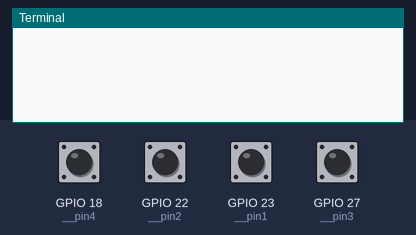
Bench run of a program on a simulated Raspberry Pi (BCM pin numbers). Shown: the last lines printed to the terminal. The test bench sets the inputs (shaded band); at power-on: GPIO 18 (__pin4), GPIO 22 (__pin2), GPIO 23 (__pin1), GPIO 27 (__pin3) HIGH.

Above: at 1.2 s.
1.3 s: GPIO 18 (__pin4) pulled LOW for 0.15 s
At 1.6 s:
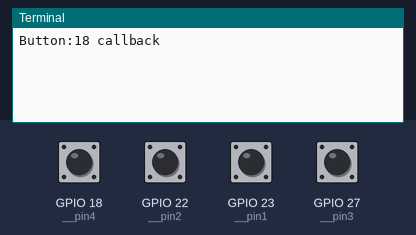
2.9 s: GPIO 22 (__pin2) pulled LOW for 0.15 s
At 3.4 s:
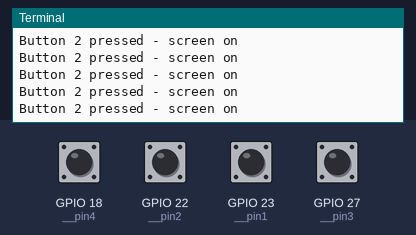
4.5 s: GPIO 23 (__pin1) pulled LOW for 0.15 s
At 5.8 s:
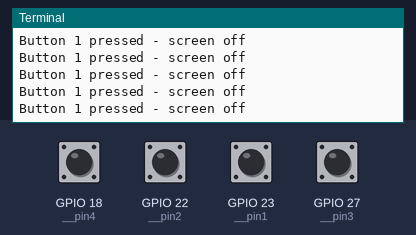
6.1 s: GPIO 27 (__pin3) pulled LOW for 0.15 s
At 7.1 s:
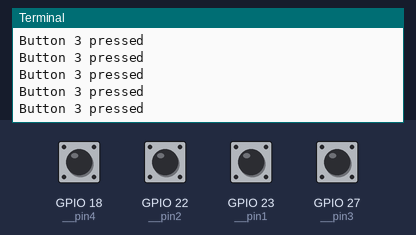

The program:

pitft_button_test.py
```python
from pitftgpio import PiTFT_GPIO

pitft = PiTFT_GPIO()


def my_callback(pin):
    print "Button:"+str(pin)+" callback"

pitft.Button4Interrupt(callback=my_callback)
while True:
    if pitft.Button1:
        print "Button 1 pressed - screen off"
        pitft.Backlight(False)
    if pitft.Button2:
        print "Button 2 pressed - screen on"
        pitft.Backlight(True)
    if pitft.Button3:
        print "Button 3 pressed"
    #if pitft.Button4:
     #   print "Button 4 pressed"
```

pitftgpio.py
```python
'''
    This program is free software: you can redistribute it and/or modify
    it under the terms of the GNU General Public License as published by
    the Free Software Foundation, either version 3 of the License, or
    (at your option) any later version.

    This program is distributed in the hope that it will be useful,
    but WITHOUT ANY WARRANTY; without even the implied warranty of
    MERCHANTABILITY or FITNESS FOR A PARTICULAR PURPOSE.  See the
    GNU General Public License for more details.

    You should have received a copy of the GNU General Public License
    along with this program. If not, see <http://www.gnu.org/licenses/>.
'''

'''
Python module for Adafruit PiTFT by elParaguayo.

Initialises GPIO for all 4 tactile buttons.
Can also be used to turn backlight on or off.
'''

import RPi.GPIO as GPIO
from os.path import exists

class PiTFT_GPIO(object):

    def __init__(self, v2 = True, buttons = [True, True, True, True]):
        '''Initialise class.

        v2 = True - if using older (v1) revision of board this should be
        set to False to ensure button 3 works correctly.

        buttons = [button1, button2, button3, button4] if you don't want to initialise
        any of the buttons then set the appropriate flag to False. Defaults to all
        buttons being initialised.

        NB. this class does not handle debouncing of buttons.
        '''

        # Set up some useful properties
        self.backlightpath = "/sys/class/gpio/gpio252"
        self.__b1 = False
        self.__b2 = False
        self.__b3 = False
        self.__b4 = False
        self.__pin1 = 23
        self.__pin2 = 22
        self.__pin3 = 27
        self.__pin4 = 18

        # set GPIO mode
        GPIO.setmode(GPIO.BCM)


        # Initialise buttons
        if buttons[0]:
            GPIO.setup(self.__pin1, GPIO.IN, pull_up_down=GPIO.PUD_UP)
            self.__b1 = True

        if buttons[1]:
            GPIO.setup(self.__pin2, GPIO.IN, pull_up_down=GPIO.PUD_UP)
            self.__b2 = True

        if buttons[2]:
            if not v2:
                self.__pin3 = 21

            GPIO.setup(self.__pin3, GPIO.IN, pull_up_down=GPIO.PUD_UP)
            self.__b3 = True

        if buttons[3]:
            GPIO.setup(self.__pin4, GPIO.IN, pull_up_down=GPIO.PUD_UP)
            self.__b4 = True

        # Try to set up the backlights
        self.backlightenabled = self.__setupBacklight()

        # If the set up worked it can default to turnng light off
        # so let's turn it back on
        if self.backlightenabled:
            self.Backlight(True)

    def __setupBacklight(self):

        # Check if GPIO252 has already been set up
        if not exists(self.backlightpath):
            try:
                with open("/sys/class/gpio/export", "w") as bfile:
                    bfile.write("252")

            except:
                return False

        # Set the direction
        try:
            with open("/sys/class/gpio/gpio252/direction", "w") as bfile:
                bfile.write("out")

        except:
            return False

        # If we had no errors up to here then we should be able to control
        # backlight
        return True

    def Backlight(self, light):
        '''Turns the PiTFT backlight on or off.

        Usage:
         Backlight(True) - turns light on
         Backlight(False) - turns light off
        '''
        if self.backlightenabled:
            try:
                with open("/sys/class/gpio/gpio252/value", "w") as bfile:
                    bfile.write("%d" % (bool(light)))
            except:
                pass

    # Add interrupt handling...
    def Button1Interrupt(self,callback=None,bouncetime=200):
        if self.__b1:
            GPIO.add_event_detect(self.__pin1,
                                  GPIO.FALLING,
                                  callback=callback,
                                  bouncetime=bouncetime)

    def Button2Interrupt(self,callback=None,bouncetime=200):
        if self.__b2:
            GPIO.add_event_detect(self.__pin2,
                                  GPIO.FALLING,
                                  callback=callback,
                                  bouncetime=bouncetime)

    def Button3Interrupt(self,callback=None,bouncetime=200):
        if self.__b3:
            GPIO.add_event_detect(self.__pin3,
                                  GPIO.FALLING,
                                  callback=callback,
                                  bouncetime=bouncetime)

    def Button4Interrupt(self,callback=None,bouncetime=200):
        if self.__b4:
            GPIO.add_event_detect(self.__pin4,
                                  GPIO.FALLING,
                                  callback=callback,
                                  bouncetime=bouncetime)

    # Include the GPIO cleanup method
    def Cleanup(self):
        GPIO.cleanup()


    # Some properties to retrieve value state of pin and return more logical
    # True when pressed.
    @property
    def Button1(self):
        '''Returns value of Button 1. Equals True when pressed.'''
        if self.__b1:
            return not GPIO.input(self.__pin1)

    @property
    def Button2(self):
        '''Returns value of Button 2. Equals True when pressed.'''
        if self.__b2:
            return not GPIO.input(self.__pin2)

    @property
    def Button3(self):
        '''Returns value of Button 3. Equals True when pressed.'''
        if self.__b3:
            return not GPIO.input(self.__pin3)

    @property
    def Button4(self):
        '''Returns value of Button 4. Equals True when pressed.'''
        if self.__b4:
            return not GPIO.input(self.__pin4)
```

Measured:
- after the input at 1.3 s, the terminal: prints a new line at once (image 1)
- after the input at 2.9 s, the terminal: prints a new line at once (image 2)
- after the input at 4.5 s, the terminal: prints a new line at once (image 3)
- after the input at 6.1 s, the terminal: prints a new line at once (image 4)
